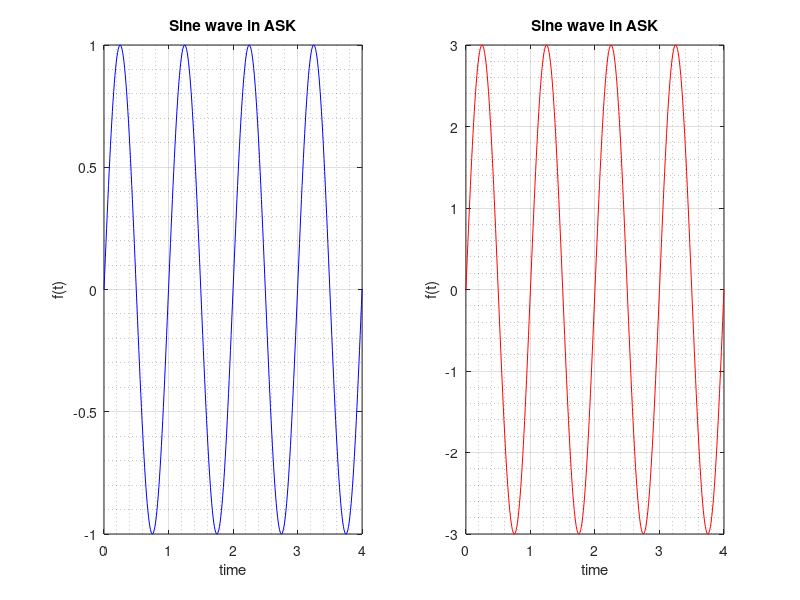

Write MATLAB code to recreate this figure.
subplot(1, 2, 1)
t = 0 : 0.01 : 4
f = 1
A1 = 1
y = A1 * sin(2 * pi * f * t)
plot(t, y, 'b')
title('Sine wave in ASK')
xlabel('time')
ylabel('f(t)')
grid on
grid minor

subplot(1, 2, 2)
A2 = 3
y2 = A2 * sin(2 * pi * f * t)
plot(t, y2, 'r')
title('Sine wave in ASK')
xlabel('time')
ylabel('f(t)')
grid on
grid minor